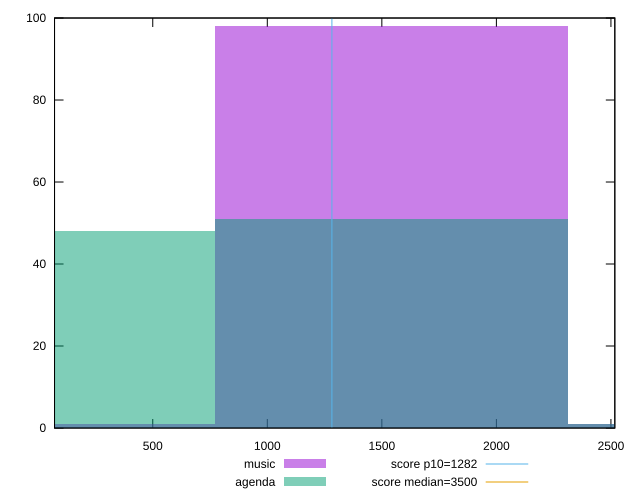

Write the gnuplot code that produced this figure.
reset

$music <<EOF
1541.8790263402927 98
0 1
3083.7580526805855 1
EOF

$agenda <<EOF
1541.8790263402927 51
0 48
3083.7580526805855 1
EOF

set key outside below
set boxwidth 1541.8790263402927
set xrange [71.24799999999999:2516.9680000000003]
set yrange [0:100]
set trange [0:100]
set style fill transparent solid 0.5 noborder

set parametric
set terminal svg size 640, 500 enhanced background rgb 'white'
set output "reports/report_00028_2021-02-24T12-49-42.674Z/bootup-time/comparison/histogram/0_vs_1.svg"

plot $music title "music" with boxes, \
     $agenda title "agenda" with boxes, \
     1282,t title "score p10=1282", \
     3500,t title "score median=3500"

reset
